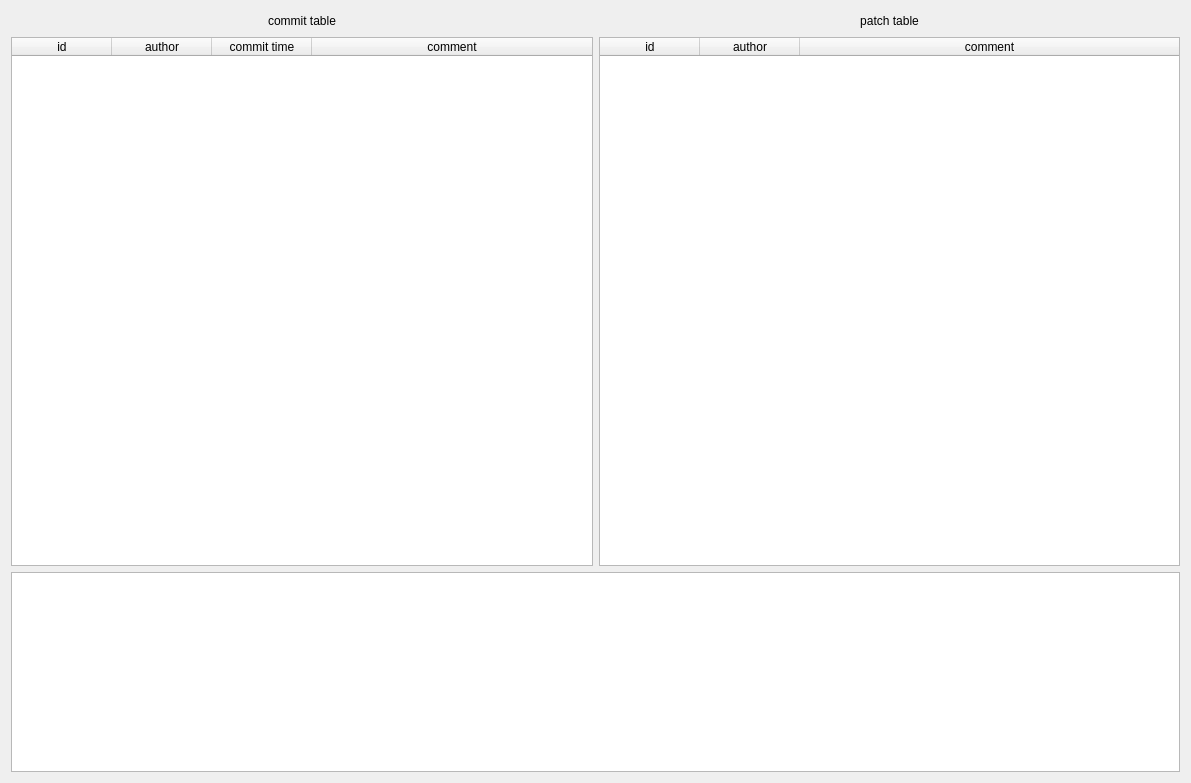
<?xml version="1.0" encoding="UTF-8"?>
<ui version="4.0">
 <class>cattleClass</class>
 <widget class="QWidget" name="cattleClass">
  <property name="geometry">
   <rect>
    <x>0</x>
    <y>0</y>
    <width>1191</width>
    <height>783</height>
   </rect>
  </property>
  <property name="windowTitle">
   <string>cattle</string>
  </property>
  <layout class="QVBoxLayout" name="verticalLayout_3">
   <item>
    <layout class="QHBoxLayout" name="horizontalLayout_3">
     <item>
      <layout class="QVBoxLayout" name="verticalLayout">
       <item>
        <layout class="QHBoxLayout" name="horizontalLayout">
         <item>
          <spacer name="horizontalSpacer">
           <property name="orientation">
            <enum>Qt::Horizontal</enum>
           </property>
           <property name="sizeHint" stdset="0">
            <size>
             <width>40</width>
             <height>20</height>
            </size>
           </property>
          </spacer>
         </item>
         <item>
          <widget class="QLabel" name="label">
           <property name="text">
            <string>commit table</string>
           </property>
           <property name="alignment">
            <set>Qt::AlignCenter</set>
           </property>
          </widget>
         </item>
         <item>
          <spacer name="horizontalSpacer_2">
           <property name="orientation">
            <enum>Qt::Horizontal</enum>
           </property>
           <property name="sizeHint" stdset="0">
            <size>
             <width>40</width>
             <height>20</height>
            </size>
           </property>
          </spacer>
         </item>
        </layout>
       </item>
       <item>
        <widget class="QTableWidget" name="table_commit_log">
         <property name="selectionBehavior">
          <enum>QAbstractItemView::SelectRows</enum>
         </property>
         <attribute name="horizontalHeaderStretchLastSection">
          <bool>true</bool>
         </attribute>
         <column>
          <property name="text">
           <string>id</string>
          </property>
         </column>
         <column>
          <property name="text">
           <string>author</string>
          </property>
         </column>
         <column>
          <property name="text">
           <string>commit time</string>
          </property>
         </column>
         <column>
          <property name="text">
           <string>comment</string>
          </property>
         </column>
        </widget>
       </item>
      </layout>
     </item>
     <item>
      <layout class="QVBoxLayout" name="verticalLayout_2">
       <item>
        <layout class="QHBoxLayout" name="horizontalLayout_2">
         <item>
          <spacer name="horizontalSpacer_3">
           <property name="orientation">
            <enum>Qt::Horizontal</enum>
           </property>
           <property name="sizeHint" stdset="0">
            <size>
             <width>40</width>
             <height>20</height>
            </size>
           </property>
          </spacer>
         </item>
         <item>
          <widget class="QLabel" name="label_2">
           <property name="text">
            <string>patch table</string>
           </property>
           <property name="alignment">
            <set>Qt::AlignCenter</set>
           </property>
          </widget>
         </item>
         <item>
          <spacer name="horizontalSpacer_4">
           <property name="orientation">
            <enum>Qt::Horizontal</enum>
           </property>
           <property name="sizeHint" stdset="0">
            <size>
             <width>40</width>
             <height>20</height>
            </size>
           </property>
          </spacer>
         </item>
        </layout>
       </item>
       <item>
        <widget class="QTableWidget" name="table_patch">
         <property name="selectionBehavior">
          <enum>QAbstractItemView::SelectRows</enum>
         </property>
         <attribute name="horizontalHeaderStretchLastSection">
          <bool>true</bool>
         </attribute>
         <column>
          <property name="text">
           <string>id</string>
          </property>
         </column>
         <column>
          <property name="text">
           <string>author</string>
          </property>
         </column>
         <column>
          <property name="text">
           <string>comment</string>
          </property>
         </column>
        </widget>
       </item>
      </layout>
     </item>
    </layout>
   </item>
   <item>
    <widget class="QTextBrowser" name="textbrowser">
     <property name="maximumSize">
      <size>
       <width>16777215</width>
       <height>200</height>
      </size>
     </property>
     <property name="sizeAdjustPolicy">
      <enum>QAbstractScrollArea::AdjustToContents</enum>
     </property>
    </widget>
   </item>
  </layout>
 </widget>
 <layoutdefault spacing="6" margin="11"/>
 <resources>
  <include location="../res/cattle.qrc"/>
 </resources>
 <connections/>
</ui>
